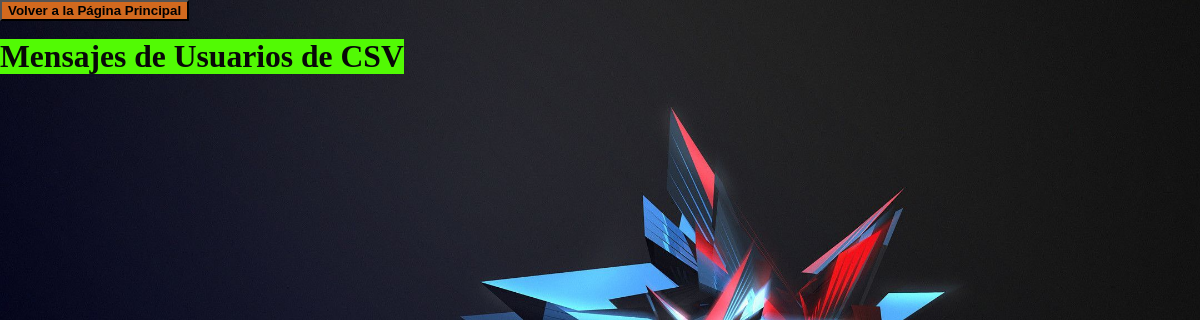
/CSV/Mensajes.html, run on an earlier commit of the app's database.
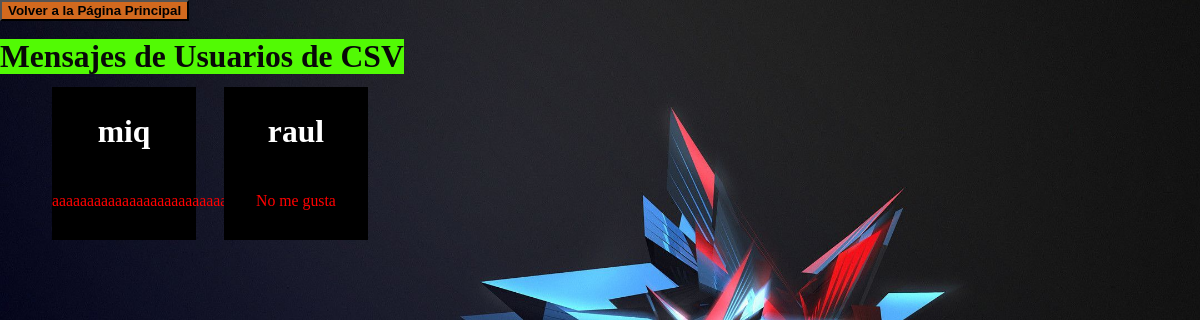
And on a later commit of the database.
### CSV/models.py (models this page shows)
class Contactar(models.Model):
    Usuario = models.CharField(max_length=255)
    Mensaje = models.CharField(max_length=1000)

### CSV/views.py (the view)
# urls.py: path("Mensajes.html", views.mensaje, name="mensaje"),
def mensaje(request):
       mensajes = Contactar.objects.all()
       return render(request, "CSV/Mensajes.html", {
              "mensajes":mensajes
       })

### CSV/templates/CSV/Mensajes.html (shortened to what this page needs)
<!DOCTYPE html>
<html lang="en">
<head>
</head>
{% load static %}
<body>
    <button style="background-color:chocolate;"><a href="{% url 'CSV:login' %}"
        style="text-decoration:none;color:black;background-color: chocolate;"><b>Volver a la Página
            Principal</b></a></button>
    <form action="{% url 'CSV:login' %}" method="POST">
        <br>
        <h1 class="clase">Mensajes de Usuarios de CSV</h1>
        <br>
    </form>
        <ol>
                {% for m in mensajes %}
                <li style="display:inline-block;flex-wrap:nowrap;background-color: rgb(0, 0, 0);text-align: center;margin: 1%;width: 12%;">
                    <h1 style="color:rgb(255, 255, 255)">{{ m.Usuario }}<br></h1>
                    <p style="color:red">{{ m.Mensaje }}<br></p>
                </li>
                {% endfor %}
        </ol>
</body>
</html>

What changed in the data, as far as the page shows it:
added Contactar: Usuario "miq", Mensaje "aaaaaaaaaaaaaaaaaaaaaaaaaaaaa"
added Contactar: Usuario "raul", Mensaje "No me gusta"
